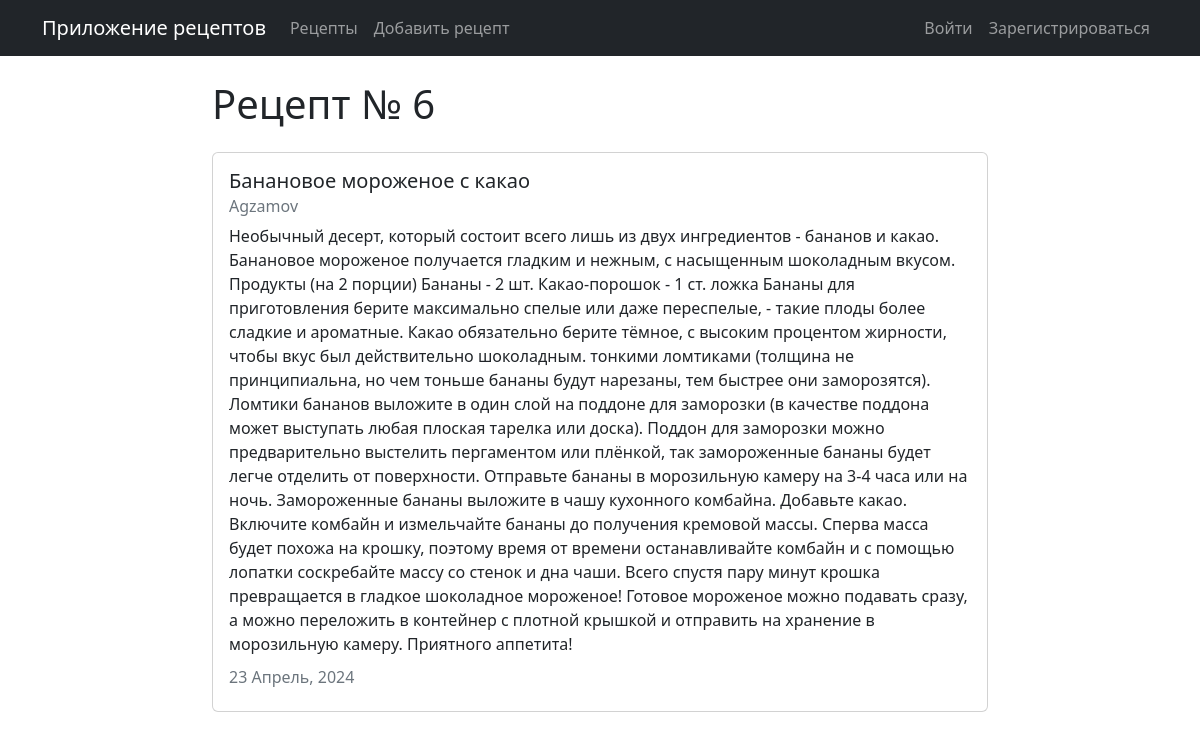
Page /main/recipe/6 on the committed database.
### recipes/models.py (models this page shows, shortened)
class Recipe(models.Model):
    title = models.CharField(max_length=100, verbose_name='Название рецепта')
    description = models.TextField(verbose_name='Описание рецепта')
    author = models.ForeignKey(User, on_delete=models.CASCADE)
    created_at = models.DateTimeField(auto_now_add=True)
    updated_at = models.DateTimeField(auto_now=True)
    class Meta:
        verbose_name = 'Рецепт'
        verbose_name_plural = 'Рецепты'

### recipes/views.py (the view)
# urls.py: path('recipe/<int:pk>', views.RecipeDetailView.as_view(), name="recipes-detail"),
class RecipeDetailView(DetailView):
    model = Recipe

### templates/recipes/recipe_detail.html (shortened to what this page needs)
{% extends "flatpages/default.html" %}
{% block content %}
<h1>Рецепт № {{object.id}}</h1>
<div class="card my-4">
  <div class="card-body">
    <h5 class="card-title">{{ object.title }}</h5>
    <h6 class="card-subtitle mb-2 text-muted">{{ object.author }}</h6>
    <p class="card-text">{{ object.description }}</p>
    <h6 class="card-subtitle mb-2 text-muted">
      {{ object.updated_at|date:"d F, Y" }}
    </h6>
  </div>
</div>
{% endblock content %}

### rows in the picture
Recipe: id "6", title "Банановое мороженое с какао", author "Agzamov", description "Необычный десерт, который состоит всего лишь из двух ингредиентов - бананов и какао. Банановое мороженое получается гладким и нежным, с насыщенным шоколадным вкусом. Продукты (на 2 порции) Бананы - 2 шт. Какао-порошок - 1 ст. ложка Бананы для приготовления берите максимально спелые или даже переспелые, - такие плоды более сладкие и ароматные. Какао обязательно берите тёмное, с высоким процентом жирности, чтобы вкус был действительно шоколадным. тонкими ломтиками (толщина не принципиальна, но чем тоньше бананы будут нарезаны, тем быстрее они заморозятся). Ломтики бананов выложите в один слой на поддоне для заморозки (в качестве поддона может выступать любая плоская тарелка или доска). Поддон…", updated_at "23 Апрель, 2024"
